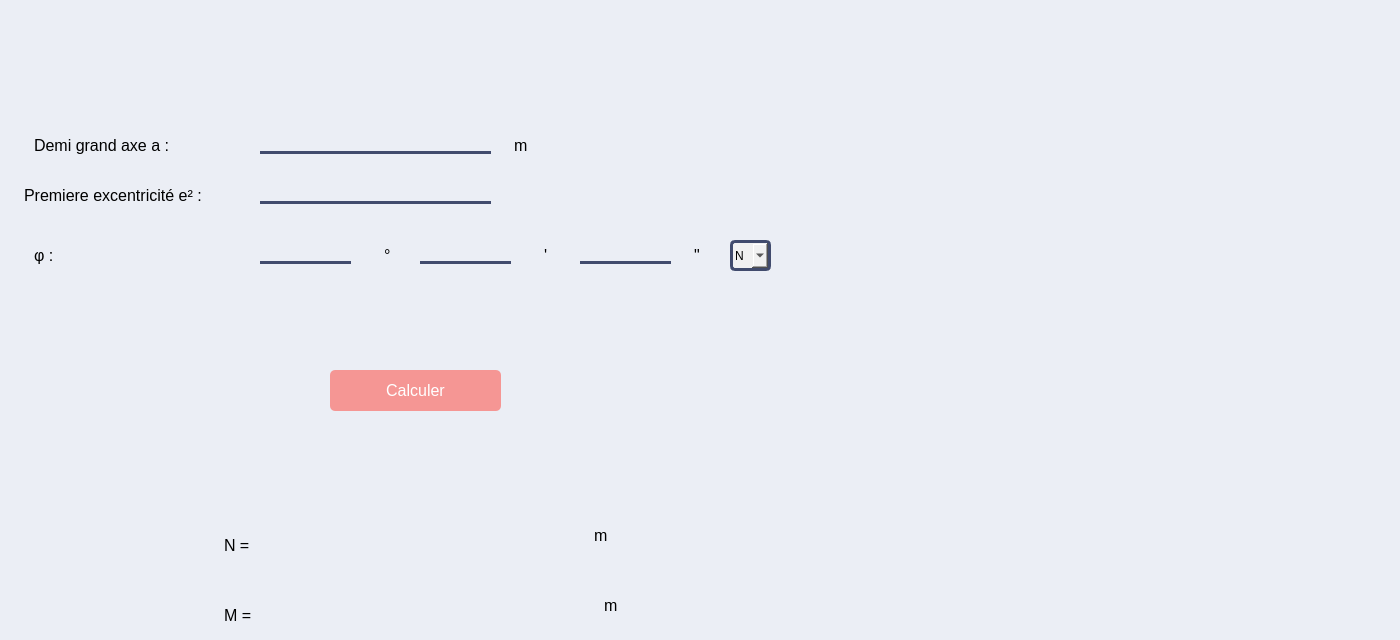
          <widget class="QWidget" name="page_3">
           <property name="minimumSize">
            <size>
             <width>1400</width>
             <height>0</height>
            </size>
           </property>
           <property name="maximumSize">
            <size>
             <width>1400</width>
             <height>16777215</height>
            </size>
           </property>
           <property name="styleSheet">
            <string notr="true">background-color:   #ebeef5 ;</string>
           </property>
           <widget class="QLineEdit" name="lineEdit_8">
            <property name="geometry">
             <rect>
              <x>260</x>
              <y>130</y>
              <width>231</width>
              <height>24</height>
             </rect>
            </property>
            <property name="styleSheet">
             <string notr="true">


    border: none;
    border-bottom: 3px  solid   #414b6d ;
    font-size: 14px; </string>
            </property>
           </widget>
           <widget class="QLabel" name="label_7">
            <property name="geometry">
             <rect>
              <x>20</x>
              <y>130</y>
              <width>171</width>
              <height>31</height>
             </rect>
            </property>
            <property name="styleSheet">
             <string notr="true">font: 700 italic 9pt &quot;Arial&quot;;
    color: #000000;
    padding: 5px 10px;
    border-radius: 5px;
    font-size: 16px;
    text-align: center;
  </string>
            </property>
            <property name="text">
             <string>Demi grand axe a :</string>
            </property>
           </widget>
           <widget class="QLabel" name="label_10">
            <property name="geometry">
             <rect>
              <x>10</x>
              <y>180</y>
              <width>231</width>
              <height>31</height>
             </rect>
            </property>
            <property name="styleSheet">
             <string notr="true">font: 700 italic 9pt &quot;Arial&quot;;
    color: #000000;
    padding: 5px 10px;
    border-radius: 5px;
    font-size: 16px;
    text-align: center;
  </string>
            </property>
            <property name="text">
             <string>Premiere excentricité e² :</string>
            </property>
           </widget>
           <widget class="QLabel" name="label_11">
            <property name="geometry">
             <rect>
              <x>20</x>
              <y>240</y>
              <width>171</width>
              <height>31</height>
             </rect>
            </property>
            <property name="styleSheet">
             <string notr="true">font: 700 italic 9pt &quot;Arial&quot;;
    color: #000000;
    padding: 5px 10px;
    border-radius: 5px;
    font-size: 16px;
    text-align: center;
  </string>
            </property>
            <property name="text">
             <string>φ :</string>
            </property>
           </widget>
           <widget class="QLabel" name="label_12">
            <property name="geometry">
             <rect>
              <x>500</x>
              <y>130</y>
              <width>51</width>
              <height>31</height>
             </rect>
            </property>
            <property name="styleSheet">
             <string notr="true">font: 700 italic 9pt &quot;Arial&quot;;
    color: #000000;
    padding: 5px 10px;
    border-radius: 5px;
    font-size: 16px;
    text-align: center;
  </string>
            </property>
            <property name="text">
             <string>m</string>
            </property>
           </widget>
           <widget class="QPushButton" name="calcul2">
            <property name="geometry">
             <rect>
              <x>330</x>
              <y>370</y>
              <width>171</width>
              <height>41</height>
             </rect>
            </property>
            <property name="styleSheet">
             <string notr="true">
    background-color:  #f59694   ;
    color: rgb(255, 255, 255)  ;
    border: none;
    border-radius: 5px;
    padding: 10px 20px;
    font-size: 16px;
    





</string>
            </property>
            <property name="text">
             <string>Calculer</string>
            </property>
           </widget>
           <widget class="QLabel" name="label_14">
            <property name="geometry">
             <rect>
              <x>210</x>
              <y>530</y>
              <width>51</width>
              <height>31</height>
             </rect>
            </property>
            <property name="styleSheet">
             <string notr="true">font: 700 italic 9pt &quot;Arial&quot;;
    color: #000000;
    padding: 5px 10px;
    border-radius: 5px;
    font-size: 16px;
    text-align: center;
  </string>
            </property>
            <property name="text">
             <string>N =</string>
            </property>
           </widget>
           <widget class="QLabel" name="label_15">
            <property name="geometry">
             <rect>
              <x>210</x>
              <y>600</y>
              <width>51</width>
              <height>31</height>
             </rect>
            </property>
            <property name="styleSheet">
             <string notr="true">font: 700 italic 9pt &quot;Arial&quot;;
    color: #000000;
    padding: 5px 10px;
    border-radius: 5px;
    font-size: 16px;
    text-align: center;
  </string>
            </property>
            <property name="text">
             <string>M =</string>
            </property>
           </widget>
           <widget class="QLabel" name="label_16">
            <property name="geometry">
             <rect>
              <x>580</x>
              <y>520</y>
              <width>51</width>
              <height>31</height>
             </rect>
            </property>
            <property name="styleSheet">
             <string notr="true">font: 700 italic 9pt &quot;Arial&quot;;
    color: #000000;
    padding: 5px 10px;
    border-radius: 5px;
    font-size: 16px;
    text-align: center;
  </string>
            </property>
            <property name="text">
             <string>m</string>
            </property>
           </widget>
           <widget class="QLabel" name="label_17">
            <property name="geometry">
             <rect>
              <x>590</x>
              <y>590</y>
              <width>51</width>
              <height>31</height>
             </rect>
            </property>
            <property name="styleSheet">
             <string notr="true">font: 700 italic 9pt &quot;Arial&quot;;
    color: #000000;
    padding: 5px 10px;
    border-radius: 5px;
    font-size: 16px;
    text-align: center;
  </string>
            </property>
            <property name="text">
             <string>m</string>
            </property>
           </widget>
           <widget class="QLabel" name="label_18">
            <property name="geometry">
             <rect>
              <x>290</x>
              <y>520</y>
              <width>281</width>
              <height>31</height>
             </rect>
            </property>
            <property name="styleSheet">
             <string notr="true">font: 700 italic 9pt &quot;Arial&quot;;
    color: #000000;
    padding: 5px 10px;
    border-radius: 5px;
    font-size: 16px;
    text-align: center;
  </string>
            </property>
            <property name="text">
             <string/>
            </property>
           </widget>
           <widget class="QLabel" name="label_19">
            <property name="geometry">
             <rect>
              <x>290</x>
              <y>590</y>
              <width>291</width>
              <height>31</height>
             </rect>
            </property>
            <property name="styleSheet">
             <string notr="true">font: 700 italic 9pt &quot;Arial&quot;;
    color: #000000;
    padding: 5px 10px;
    border-radius: 5px;
    font-size: 16px;
    text-align: center;
  </string>
            </property>
            <property name="text">
             <string/>
            </property>
           </widget>
           <widget class="QLabel" name="label_20">
            <property name="geometry">
             <rect>
              <x>370</x>
              <y>240</y>
              <width>31</width>
              <height>31</height>
             </rect>
            </property>
            <property name="styleSheet">
             <string notr="true">font: 700 italic 9pt &quot;Arial&quot;;
    color: #000000;
    padding: 5px 10px;
    border-radius: 5px;
    font-size: 16px;
    text-align: center;
  </string>
            </property>
            <property name="text">
             <string>°</string>
            </property>
           </widget>
           <widget class="QLabel" name="label_21">
            <property name="geometry">
             <rect>
              <x>680</x>
              <y>240</y>
              <width>41</width>
              <height>31</height>
             </rect>
            </property>
            <property name="styleSheet">
             <string notr="true">font: 700 italic 9pt &quot;Arial&quot;;
    color: #000000;
    padding: 5px 10px;
    border-radius: 5px;
    font-size: 16px;
    text-align: center;
  </string>
            </property>
            <property name="text">
             <string>&quot;</string>
            </property>
           </widget>
           <widget class="QLabel" name="label_22">
            <property name="geometry">
             <rect>
              <x>530</x>
              <y>240</y>
              <width>31</width>
              <height>31</height>
             </rect>
            </property>
            <property name="styleSheet">
             <string notr="true">font: 700 italic 9pt &quot;Arial&quot;;
    color: #000000;
    padding: 5px 10px;
    border-radius: 5px;
    font-size: 16px;
    text-align: center;
  </string>
            </property>
            <property name="text">
             <string>'</string>
            </property>
           </widget>
           <widget class="QLineEdit" name="lineEdit_9">
            <property name="geometry">
             <rect>
              <x>260</x>
              <y>180</y>
              <width>231</width>
              <height>24</height>
             </rect>
            </property>
            <property name="styleSheet">
             <string notr="true">


    border: none;
    border-bottom: 3px  solid   #414b6d ;
    font-size: 14px; </string>
            </property>
           </widget>
           <widget class="QLineEdit" name="lineEdit_10">
            <property name="geometry">
             <rect>
              <x>260</x>
              <y>240</y>
              <width>91</width>
              <height>24</height>
             </rect>
            </property>
            <property name="styleSheet">
             <string notr="true">


    border: none;
    border-bottom: 3px  solid   #414b6d ;
    font-size: 14px; </string>
            </property>
           </widget>
           <widget class="QLineEdit" name="lineEdit_11">
            <property name="geometry">
             <rect>
              <x>420</x>
              <y>240</y>
              <width>91</width>
              <height>24</height>
             </rect>
            </property>
            <property name="styleSheet">
             <string notr="true">


    border: none;
    border-bottom: 3px  solid   #414b6d ;
    font-size: 14px; </string>
            </property>
           </widget>
           <widget class="QLineEdit" name="lineEdit_12">
            <property name="geometry">
             <rect>
              <x>580</x>
              <y>240</y>
              <width>91</width>
              <height>24</height>
             </rect>
            </property>
            <property name="styleSheet">
             <string notr="true">


    border: none;
    border-bottom: 3px  solid   #414b6d ;
    font-size: 14px; </string>
            </property>
           </widget>
           <widget class="QComboBox" name="comboBox_6">
            <property name="geometry">
             <rect>
              <x>730</x>
              <y>240</y>
              <width>41</width>
              <height>31</height>
             </rect>
            </property>
            <property name="styleSheet">
             <string notr="true">    width: 100%;

    font-size: 1 px;
    border: 3px solid   #414b6d   ; 
    border-radius: 5px;
    background-color: #f1f1f1; 
    color: #000000; 
    appearance: none; </string>
            </property>
            <item>
             <property name="text">
              <string>N</string>
             </property>
            </item>
            <item>
             <property name="text">
              <string>S</string>
             </property>
            </item>
           </widget>
          </widget>
